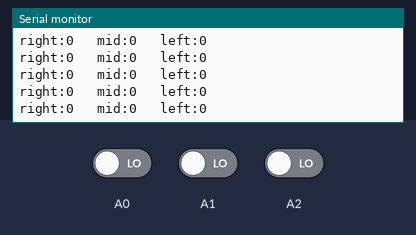
A sketch run on a simulated Arduino Nano, built with avr-gcc and run on an emulated ATmega328P. Parts: the last lines printed to the serial monitor. Inputs (shaded band) come from the test bench; at power-on: A0 LOW, A1 LOW, A2 LOW.

Above: at 1.2 s.
1.3 s: A0 driven HIGH
At 2.0 s:
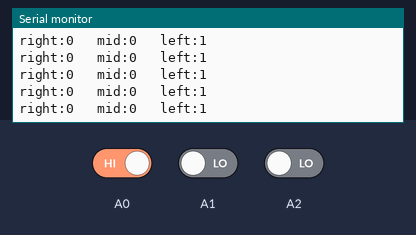
4.3 s: A1 driven HIGH
At 5.1 s:
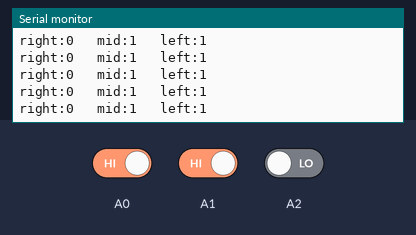
7.3 s: A2 driven HIGH
At 8.0 s:
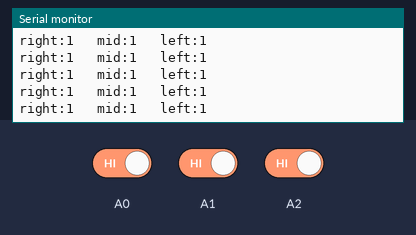
10.3 s: A0 driven LOW
At 11.2 s:
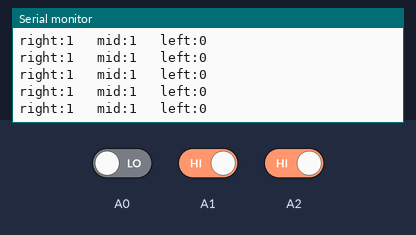
11.8 s: A1 driven LOW
At 12.7 s:
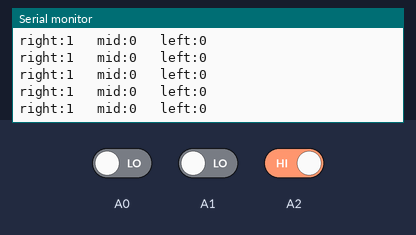

Measured:
- after the input at 1.3 s, the serial monitor: prints a new line after 0.09 s (image 1)
- after the input at 4.3 s, the serial monitor: prints a new line after 0.07 s (image 2)
- after the input at 7.3 s, the serial monitor: prints a new line after 0.09 s (image 3)
- after the input at 10.3 s, the serial monitor: prints a new line after 0.08 s (image 4)
- after the input at 11.8 s, the serial monitor: prints a new line after 0.08 s (image 5)

The sketch:

InfraredTracingModule_Test.ino
```cpp
void setup() {
  Serial.begin(9600);
  pinMode(A0, INPUT);
  pinMode(A1, INPUT);
  pinMode(A2, INPUT);
}
void loop() {
  int left, mid, right;
  left = digitalRead(A0);
  mid = digitalRead(A1);
  right = digitalRead(A2);
  Serial.print("right:");
  Serial.print(right);
  Serial.print("   ");
  Serial.print("mid:");
  Serial.print(mid);
  Serial.print("   ");
  Serial.print("left:");
  Serial.print(left);
  Serial.println("   ");
}
```
